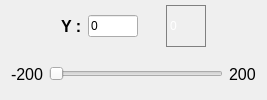
                  <widget class="QWidget" name="yWidget" native="true">
                   <layout class="QVBoxLayout" name="verticalLayout_10">
                    <property name="topMargin">
                     <number>5</number>
                    </property>
                    <property name="bottomMargin">
                     <number>5</number>
                    </property>
                    <item>
                     <layout class="QHBoxLayout" name="horizontalLayout_20">
                      <item>
                       <spacer name="horizontalSpacer_19">
                        <property name="orientation">
                         <enum>Qt::Orientation::Horizontal</enum>
                        </property>
                        <property name="sizeHint" stdset="0">
                         <size>
                          <width>50</width>
                          <height>17</height>
                         </size>
                        </property>
                       </spacer>
                      </item>
                      <item>
                       <widget class="QLabel" name="label_31">
                        <property name="minimumSize">
                         <size>
                          <width>0</width>
                          <height>20</height>
                         </size>
                        </property>
                        <property name="font">
                         <font>
                          <pointsize>12</pointsize>
                          <bold>true</bold>
                         </font>
                        </property>
                        <property name="text">
                         <string>Y :</string>
                        </property>
                       </widget>
                      </item>
                      <item>
                       <widget class="QLineEdit" name="ylineEdit">
                        <property name="minimumSize">
                         <size>
                          <width>40</width>
                          <height>0</height>
                         </size>
                        </property>
                        <property name="maximumSize">
                         <size>
                          <width>50</width>
                          <height>16777215</height>
                         </size>
                        </property>
                        <property name="text">
                         <string>0</string>
                        </property>
                       </widget>
                      </item>
                      <item>
                       <widget class="QPushButton" name="yBtn">
                        <property name="minimumSize">
                         <size>
                          <width>16</width>
                          <height>6</height>
                         </size>
                        </property>
                        <property name="maximumSize">
                         <size>
                          <width>16</width>
                          <height>16</height>
                         </size>
                        </property>
                        <property name="styleSheet">
                         <string notr="true">QPushButton{
	border: none;
	background-color: transparent;
}</string>
                        </property>
                        <property name="text">
                         <string/>
                        </property>
                        <property name="icon">
                         <iconset resource="resources.qrc">
                          <normaloff>:/images/send.png</normaloff>:/images/send.png</iconset>
                        </property>
                        <property name="iconSize">
                         <size>
                          <width>16</width>
                          <height>16</height>
                         </size>
                        </property>
                       </widget>
                      </item>
                      <item>
                       <widget class="QLabel" name="yLabel">
                        <property name="minimumSize">
                         <size>
                          <width>40</width>
                          <height>0</height>
                         </size>
                        </property>
                        <property name="styleSheet">
                         <string notr="true">QLabel{
	color: white;
	font-size: 9pt;
	background: transparent;
	border: 1px solid gray;
}</string>
                        </property>
                        <property name="text">
                         <string>0</string>
                        </property>
                       </widget>
                      </item>
                      <item>
                       <spacer name="horizontalSpacer_20">
                        <property name="orientation">
                         <enum>Qt::Orientation::Horizontal</enum>
                        </property>
                        <property name="sizeHint" stdset="0">
                         <size>
                          <width>50</width>
                          <height>17</height>
                         </size>
                        </property>
                       </spacer>
                      </item>
                     </layout>
                    </item>
                    <item>
                     <layout class="QHBoxLayout" name="horizontalLayout_21">
                      <item>
                       <widget class="QLabel" name="yminLabel">
                        <property name="maximumSize">
                         <size>
                          <width>35</width>
                          <height>16777215</height>
                         </size>
                        </property>
                        <property name="font">
                         <font>
                          <pointsize>12</pointsize>
                          <bold>false</bold>
                         </font>
                        </property>
                        <property name="text">
                         <string>-200</string>
                        </property>
                       </widget>
                      </item>
                      <item>
                       <widget class="QSlider" name="ySlider">
                        <property name="orientation">
                         <enum>Qt::Orientation::Horizontal</enum>
                        </property>
                       </widget>
                      </item>
                      <item>
                       <widget class="QLabel" name="ymaxLabel">
                        <property name="maximumSize">
                         <size>
                          <width>35</width>
                          <height>16777215</height>
                         </size>
                        </property>
                        <property name="font">
                         <font>
                          <pointsize>12</pointsize>
                          <bold>false</bold>
                         </font>
                        </property>
                        <property name="text">
                         <string>200</string>
                        </property>
                       </widget>
                      </item>
                     </layout>
                    </item>
                   </layout>
                  </widget>
